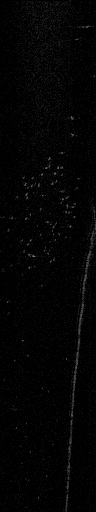
#> input picture data/dataset-1/1468966347175925_raw.png, 96 x 512 px; its folder holds only this picture in this run
$ jupyter execute --allow-errors feature-sparse-mrf.ipynb   (shell and % lines are left out)   (Python 2 division)   (older library calls are emulated)
#> lines starting #> are read from the running program, lines starting #| are printed output that depends on the picture; after the words box and inside, x2 and y2 are one past the last pixel; in counts of white or black regions, pixels touching at a corner belong together
### sonar.py
# -*- coding: utf-8 -*-
"""
sonar.py

This module conains a set of useful routines to handle multibeam profiling sonar data processing.

See also: [teixeira2018multibeam].
"""

import json
import logging
import numpy as np

from matplotlib.image import imsave

# from skimage.io import imread, imsave

import cv2

# logging.basicConfig(format='%(levelname)s:%(message)s', level=logging.DEBUG)

class Sonar(object):
    # pylint: disable=too-few-public-methods
    # pylint: disable=too-many-instance-attributes
    """
    A class to handle pre-processing of multibeam sonar data.

    Pings are assumed to be R rows by B columns, corresponding to the data in
    polar coordinates, where the first row is closest to the sonar, and azimuth
    increases with the number of columns.
    Sonars are assumed to have a FOV smaller than 180 degrees.

    Attributes:
        min_range: Minimum range [m].
        max_range: Maximum range [m].
        num_beams: Number of sonar beams.
        num_bins:  Number of range bins/samples.
        fov:       Field of view angle (in-plane) [rad].
    """

    def __init__(self):
        """
        Initializes a sonar object with reasonable values.
        """
        self.min_range = 1.0
        self.max_range = 10.0
        self.fov = np.deg2rad(90.0)
        self.num_beams = 128

        self.num_bins = 512
        self.psf = np.ones((1, 1))
        self.taper = np.ones((self.num_beams))

        self.noise = 0.01
        self.rx_gain = 0.0 # currently unused, but important to record

        # assume linear mapping between beam and azimuth angle
        self.azimuths = np.linspace(-self.fov/2.0, self.fov/2.0, self.num_beams)
        self.k_b2a = [self.fov/(self.num_beams+0.0), -self.fov/2.0]
        self.p_beam2azi = np.poly1d(self.k_b2a)
        self.k_a2b = [self.num_beams/self.fov, self.num_beams/2.0]
        self.p_azi2beam = np.poly1d(self.k_a2b)

        # look-up table used to speed up conversion from polar to cartesian, e.g.:
        # cart_img[row_cart,col_cart] = polar_img[row_polar, cart_polar]
        self.row_cart = []
        self.col_cart = []
        self.row_polar = []
        self.col_polar = []

        self.__compute_lookup__(0.01)

    # [8 lines left out: function print_config, not called in this run]

    def load_config(self, cfg_file='sonar.json'):
        """Load the sonar configuration from file."""
        with open(cfg_file) as sonar_config_file:
            cfg = json.load(sonar_config_file)

            # lazy update: we should only update look-up table if the config has changed!
            update_lut = False

            properties = ['min_range', 'max_range', 'fov', 'num_beams', 'num_bins', 'noise', 'rx_gain']

            for p in properties:
                if p in cfg:
                    if cfg[p] != getattr(self, p):
                        update_lut = True
                        setattr(self, p, cfg[p])
                else:
                    logging.warning('property %s not found', p)

            if 'psf' in cfg:
                #if len(cfg['psf']) == self.num_beams:
                if cfg['psf'] != 1:
                    self.psf = np.array(cfg['psf'])
                    self.psf.shape = (1, self.num_beams)

            # DEPRECATED
            if 'taper' in cfg:
                if cfg['taper'] != 1:
                    self.taper = np.array(cfg['taper'])

            if 'azimuths' in cfg:
                azimuths = np.array(cfg['azimuths'])
                if np.any(azimuths != self.azimuths):
                    update_lut = True
                    self.__update_azimuths__(azimuths)
            else:
                # update the current mapping with the new parameters
                self.k_b2a = [self.fov/(self.num_beams+0.0), -self.fov/2.0]
                self.p_beam2azi = np.poly1d(self.k_b2a)
                self.k_a2b = [self.num_beams/self.fov, self.num_beams/2.0]
                self.p_azi2beam = np.poly1d(self.k_a2b)

            if update_lut:
                # delta_r is the smallest cartesian length of a pixel in the polar image
                delta_r = (self.max_range-self.min_range)/(self.num_bins+0.0)
                delta_r = min(delta_r, self.min_range*self.fov/(self.num_beams))

                self.__compute_lookup__(delta_r)

    # [88 lines left out: functions save_config, to_json, to_csv_polar, to_csv_cart, range, range_to_bin and 1 more, not called in this run]


    def beam(self, azimuth):
        """Return the beam number corresponding to the specified azimuth angle (in radians)."""
        return (np.round(self.p_azi2beam(azimuth))).astype(int)


    # [125 lines left out: functions __update_azimuths__, __compute_lookup__, reset_window, not called in this run]

        # currently, width is being ignored!
        # should actually take resolution [m/px] as argument
    def to_cart(self, ping, background=0.0):
        """Convert sonar scan from polar to Cartesian

        Keyword arguments:
        ping - the sonar scan, in polar representation
        width - the desired with of the Cartesian representation (default: 320)
        Note: some conversion performance values as a function of resolution:
        Sample results for 96 beams * 512 bins, 28.8deg FOV, 2.25-11.25m
        resolution | conversion time
        0.01 m/px    9ms
        0.02 m/px    2ms
        0.03 m/px    1ms
        """
        pingc = np.copy(ping)
        image = np.zeros((self.height, self.width))
        pingc[0, 0] = background
        image[self.row_cart.flatten(), self.col_cart.flatten()] = pingc[self.row_polar.flatten(), self.col_polar.flatten()]

        return image

    def deconvolve(self, ping):
        """
        Remove impulse response function from ping
        (derived from opencv's deconvolution sample)
        """
        assert ping.shape == (self.num_bins, self.num_beams)
        # convert to float, single channel

        ping = ping.astype(np.float64)

        # compute input ping's DFT
        img_f = cv2.dft(ping, flags=cv2.DFT_COMPLEX_OUTPUT)
        psf = self.psf
        psf /= psf.sum()
        psf_padded = np.zeros_like(ping)
        kh, kw = psf.shape
        psf_padded[:kh, :kw] = psf

        # compute (padded) psf's DFT
        psf_f = cv2.dft(psf_padded, flags=cv2.DFT_COMPLEX_OUTPUT, nonzeroRows=kh)

        psf_f_2 = (psf_f**2).sum(-1)
        ipsf_f = psf_f / (psf_f_2 + self.noise)[..., np.newaxis]

        result_f = cv2.mulSpectrums(img_f, ipsf_f, 0)
        result = cv2.idft(result_f, flags=cv2.DFT_SCALE | cv2.DFT_REAL_OUTPUT)

        result = np.roll(result, -kh//2, 0)
        result = np.roll(result, -kw//2, 1)

        # result = result - result.min()
        # a) rescale to match original
        # result = (np.max(ping)/np.max(result))*result
        # b) normalize
        #result = (1.0/np.max(result))*result
        # c) clip to 0-1 range
        result[result < 0] = 0
        result = (np.max(ping)/np.max(result))*result
        # result[result>1.0] = 1.0
        return result.astype(ping.dtype)

    # [133 lines left out: functions tvg, remove_attenuation, remove_taper, preprocess, removeRange, segment and 1 more, not called in this run]

### didson.py
"""
Specialization of multibeam.sonar to handle DIDSON sonars.
"""
import numpy as np
import cv2
from sonar import Sonar

class Didson(Sonar):
    """
    Specialized multibeam class for the DIDSON sonar
    """

    def __compute_lookup__(self, resolution):
        """
        Compute lookup table used in polar to cartesian conversion
        """
        bin_length = (self.max_range - self.min_range)/(self.num_bins + 0.0)
        # beamwidth = (self.fov)/(self.num_beams+0.0)

        y_0 = self.max_range*np.sin(self.fov/2.0)
        width = int(np.around(2*y_0/resolution))
        yres = 2*y_0/width

        self.width = width

        x_0 = self.min_range*np.cos(self.fov/2.0)
        x_1 = self.max_range
        height = int(np.around((x_1-x_0)/resolution))
        xres = (x_1-x_0)/height
        self.height = height

        row_cart = np.arange(0, height)
        row_cart.shape = (height, 1)
        row_cart = np.tile(row_cart, (1, width))
        x = x_0 + xres*row_cart

        col_cart = np.arange(0, width)
        col_cart.shape = (1, width)
        col_cart = np.tile(col_cart, (height, 1))
        y = -y_0 + yres*col_cart

        (mag, angle) = cv2.cartToPolar(x.flatten(), y.flatten())

        angle[angle > np.pi] -= 2*np.pi # convert from cv's [0,2pi] range to [-pi,pi]

        mag.shape = (height, width)
        angle.shape = (height, width)

        row_polar = mag   # bin
        col_polar = angle # beam

        # distortion removal formula

        row_polar -= self.min_range
        row_polar = np.around(row_polar/bin_length)

        #col_polar+=self.fov/2.0

        # default conversion
        # col_polar = np.around(col_polar/beamwidth)
        # didson-specific converstion (compensates for angular distortion)
        a = np.array([0.0030, -0.0055, 2.6829, 48.04]) # angular distortion model coefficients
        col_polar = np.rad2deg(col_polar)
        col_polar = np.round(a[0]*np.power(col_polar,3) + a[1]*np.power(col_polar,2) + a[2]*col_polar+(1+a[3])+np.ones_like(col_polar));

        col_polar[row_polar < 0] = 0
        row_polar[col_polar < 0] = 0
        col_polar[col_polar < 0] = 0
        row_polar[row_polar < 0] = 0

        col_polar[row_polar >= self.num_bins] = 0
        row_polar[col_polar >= self.num_beams] = 0
        row_polar[row_polar >= self.num_bins] = 0
        col_polar[col_polar >= self.num_beams] = 0

        self.row_polar = row_polar.astype(int)
        self.col_polar = col_polar.astype(int)
        self.row_cart = row_cart.astype(int)
        self.col_cart = col_cart.astype(int)

### dev/feature-sparse-mrf.ipynb
[cell 1]
import sys
import os
sys.path.append(os.path.abspath("..")) # so we can find didson.py, multibeam.py

from glob import glob           # file manipulation
import numpy as np
from skimage.io import imread, imsave  # image processing
from scipy.stats import cauchy, norm #chi2, erlang, expon, genexpon, ncx2, poisson, powerlaw, rayleigh

import matplotlib.pyplot as plt

[cell 2]
image_list = sorted(glob('../data/dataset-1/*raw.png'))
print len(image_list)

import cv2
from sonar import Sonar
from didson import Didson

didson = Didson();
#> (the rest of this cell did not finish here and is left out)


[cell 3]
idx = np.random.randint(0,len(image_list))

print 'image:',idx
# img = imread(image_list[idx], as_grey=True)
ping = cv2.imread(image_list[idx],cv2.CV_LOAD_IMAGE_GRAYSCALE)
#> ping is the input picture: shape (512, 96); min 0, max 126, mean 3.8
#> (the rest of this cell did not finish here and is left out)

[cell 4]
# [15 lines left out: function unary_cost, not called in this run]

[cell 5]
# [6 lines left out: function binary_cost, not called in this run]
#     return (np.sum(np.abs(d)))

# validate cost function
xt = np.linspace(-2.25,2.25,512)
bc = 1- np.exp(-np.square(xt/.5))
# xt = np.linspace(-9.5,9.5,1024)
# bc = np.abs(20*xt)
plt.plot(xt,bc)
plt.ylabel('$\phi(x_i,x_j)$')
plt.xlabel('$x_i-x_j$ [m]')
plt.grid()
plt.title('RBF-type potential')
plt.savefig('rbf-potential.png')
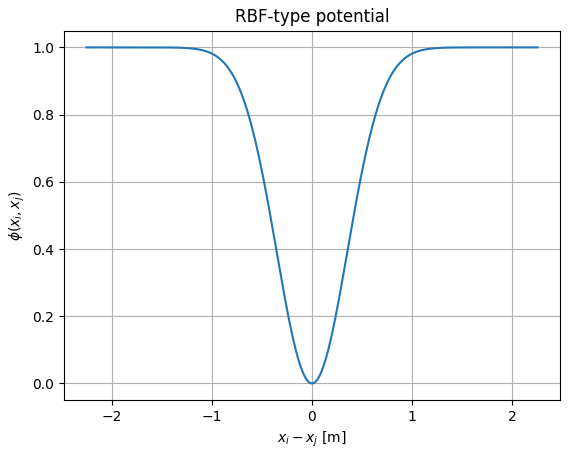
#> figure drawn by matplotlib, 1 panel; curve peaks at x = -2.25, y = 1

[cell 6]
def initrandom():
    x = 2.25+9.5*np.random.rand(96)
    return(x)

# [85 lines left out: functions initialize, perturb, predict, solve, not called in this run]

[cell 7]
image_list = sorted(glob('/home/pvt/data/pings/raw/*.png'))

#> (the rest of this cell did not finish here and is left out)

[cell 8]
# fname = image_list[idx][:-4];
import scipy.misc

plt.figure(figsize=(20,10))
plt.subplot(1,4,1)
#> (the rest of this cell did not finish here and is left out)

#> in to_cart, `pingc[0, 0] = background`: pingc: shape (512, 96); under 0.01% of pixels changed, all inside (x1, y1, x2, y2) = (0, 0, 1, 1)
scipy.misc.imsave('smrf_'+str(idx)+'_original.png',yc)
plt.imshow(yc,cmap='gray')
plt.axis('off')
plt.title('Original')


plt.subplot(1,4,2)
yec=np.flipud(didson.to_cart(y,1.0))
scipy.misc.imsave('smrf_'+str(idx)+'_deconv.png',yec)
plt.imshow(yec,cmap='gray')
plt.axis('off')
plt.title('Pre-processed')


# initial (max)
plt.subplot(1,4,3)
yic = np.flipud(didson.to_cart(predict(initialize(y)),1.0))
scipy.misc.imsave('smrf_'+str(idx)+'_init.png',yic)
plt.imshow(yic,cmap='gray')
plt.axis('off')
plt.title('MAP')


# final
plt.subplot(1,4,4)
ypc = np.flipud(didson.to_cart(predict(x),1.0));
scipy.misc.imsave('smrf_'+str(idx)+'_smrf.png',ypc)
plt.imshow(ypc,cmap='gray')
plt.axis('off')
plt.title('MRF')

plt.savefig('sparse_mrf_'+str(idx)+'.png')

plt.show()

[cell 9]
image_list = sorted(glob('/home/pvt/data/pings/raw/*.png'))

#> (the rest of this cell did not finish here and is left out)

[cell 10]
# %%timeit

"""
Tunable parameters:
- Cauchy scale
- Transition cost & cooling;.
- relative weight (u0/u1)
- 1st-order void-label cost

To Do:
- better edge handling on roll
- handle "void" labels on transition cost (should get replaced by fixed cost!)
- try other transition weights (not just normal) - e.g. triangular, parabolic, square window
- speed up computation (need <0.1/loop)
- track empirical pdf for transition
"""
# c_scale = 0.33
c_scale = 1
void_cost = .5 # transition cost
w1 = 1

# get a prior on the labels
#> (the rest of this cell did not finish here and is left out)
